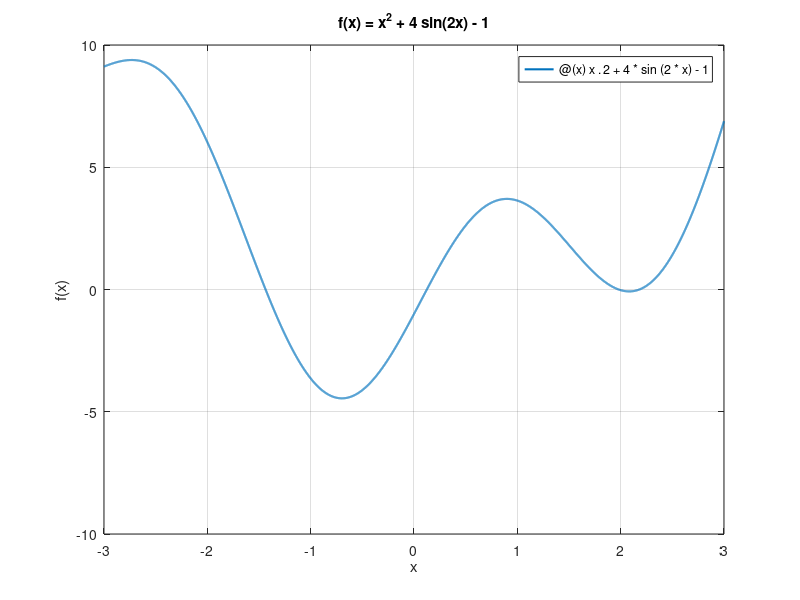

Source code (MATLAB):
% Day 033 · The fplot Command — fplot with a function handle
% Run: open this file in MATLAB and press Run (or type example_1 in the Command Window)

f = @(x) x.^2 + 4*sin(2*x) - 1;
fplot(f, [-3 3], 'LineWidth', 1.5)
grid on
xlabel('x'); ylabel('f(x)')
title('f(x) = x^2 + 4 sin(2x) - 1')
